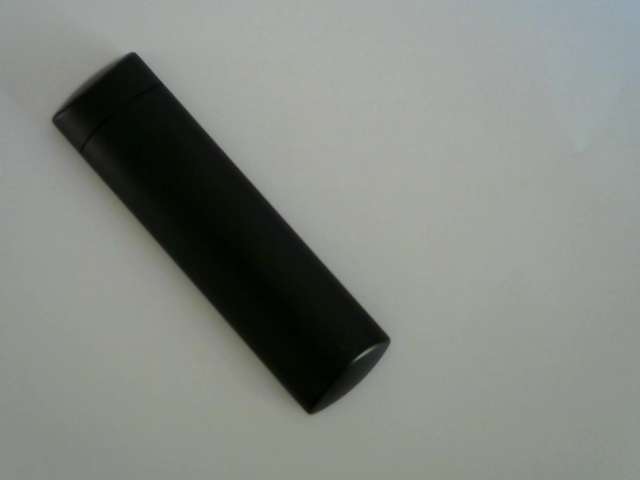
#> input picture workshop/assign_files/Object.png, 640 x 480 px
$ python Vision_Task3.py
#> lines starting #> are read from the running program, lines starting #| are printed output that depends on the picture; after the words box and inside, x2 and y2 are one past the last pixel; in counts of white or black regions, pixels touching at a corner belong together
from PIL import Image, ImageDraw
import math
import matplotlib.pyplot as plt
import numpy as np
import json

class P_Processing(object):
    def __init__(self, img):
        # Initiating global variables
        self.img = img
        self.edges_detection_pixels = []
        pass

    def reshape_img(self):
        # Converts the images into a 2D array of grey pixels intensity
        I = np.array((self.img.convert("L").getdata()))
        I_reshape = []
        width, height = self.img.size
        count = 0
        # Creating a 3D array of pixels intensity of dimensions (640, 480, 3)
        for _ in range(height):
            inner_list = []
            for _ in range(width):
                inner_list.append(I[count])
                count += 1
            I_reshape.append(inner_list)
        return np.array(I_reshape)

    def transform_g_to_rgb(self, matrix):
        # Obtaining a RGB matrices format from a grey scale one by copying three times the grey values everytime
        rgb_pixels = []
        for i in range(len(matrix)):
            inner_list = []
            for j in range(len(matrix[0])):
                item = [matrix[i][j],
                        matrix[i][j],
                        matrix[i][j]]
                inner_list.append(item)
            rgb_pixels.append(inner_list)
        return rgb_pixels

    def find_corners(self):
        # Iniating a pixel frequency ditionnary  to visualize the correct
        # threshold to use for finding the corners of the object
        dict_intensity = {}
        for i in range(self.edges_detection_pixels.shape[0]):
            for j in range(self.edges_detection_pixels.shape[1]):
                if int(self.edges_detection_pixels[i][j]) in dict_intensity:
                    dict_intensity[int(self.edges_detection_pixels[i][j])] += 1
                else:
                    dict_intensity[int(self.edges_detection_pixels[i][j])] = 1
        x_val = list(dict_intensity.keys())
        y_val = list(dict_intensity.values())
        # Matplot library used to visualize the histogram created for the frequency of intensity pixel
        plt.bar(x_val, y_val, width=0.8, align="center")
        plt.xlim([0, 255])
        plt.title("Proportion of intensity pixel for corners detection")
        plt.xlabel("Pixel intensity")
        plt.ylabel("Number of apparition")
        plt.show()
        corners_count = 0
        low_threshold, high_threshold = 145, 148
        # Turning my grey scale image back to an RGB image to be able to color the edges in red
        rgb_array = self.transform_g_to_rgb(self.edges_detection_pixels)
        for i in range(len(rgb_array)):
            for j in range(len(rgb_array[0])):
                if rgb_array[i][j][0] > low_threshold and rgb_array[i][j][0] < high_threshold:
                    # Turning red the pixels higher that are considered in the boundaries
                    rgb_array[i][j][0] = 255
                    rgb_array[i][j][1] = 0
                    rgb_array[i][j][2] = 0
                    corners_count += 1
        # This will darken the edges to better see the red corners
        for i in range(len(rgb_array)):
            for j in range(len(rgb_array[0])):
                if rgb_array[i][j][0] != 255 and sum(rgb_array[i][j])/3 > 100:
                    rgb_array[i][j][0] = 40
                    rgb_array[i][j][1] = 40
                    rgb_array[i][j][2] = 40
        # Setting the global variable self.img to the updated array of pixels
        self.img = Image.fromarray(np.uint8(rgb_array))
        return corners_count

    def get_edges(self):
        I_grey = self.reshape_img()
        # Performing the prewitt horizontal and vertical edge detection
        prewit_y_filter = np.array([[-1, 0, 1], [-1, 0, 1], [-1, 0, 1]])
        prewit_x_filter = np.array([[1, 1, 1], [0, 0, 0], [-1, -1, -1]])
        prewit_x_mat = np.sqrt(np.square(self.get_prewitt(prewit_x_filter, I_grey)))
        prewit_y_mat = np.sqrt(np.square(self.get_prewitt(prewit_y_filter, I_grey)))
        combined_mat = np.sqrt(np.add(np.square(prewit_x_mat), np.square(prewit_y_mat)))
        # Taking the median of my pixels to remove residual noise on the image
        self.edges_detection_pixels = self.median_value(combined_mat)
        # Setting the global variable self.img to the updated array of pixels
        self.img = Image.fromarray(np.uint8(self.edges_detection_pixels))
        pass

    def get_prewitt(self, mask, I):
        # Applying the prewitt filter and creating a new intensity matrix of pixels
        intensity = []
        for i in range(1, len(I)-1):
            inner_list = []
            for j in range(1, len(I[0])-1):
                new_value = I[i-1][j-1]*mask[0][0] + I[i-1][j]*mask[0][1] + I[i-1][j+1]*mask[0][2] + I[i][j-1]*mask[1][0] \
                        + I[i][j]*mask[1][1] + I[i][j+1]*mask[1][2] + I[i+1][j-1]*mask[2][0] + I[i+1][j]*mask[2][1] + I[i+1][j+1]*mask[2][2]
                inner_list.append(abs(new_value))
            intensity.append(inner_list)
        return np.array(intensity)

    def median_value(self, I):
        # Applying the median filter and creating a new intensity matrix of pixels
        intensity = []
        for i in range(1, len(I)-1):
            inner_list = []
            for j in range(1, len(I)-1):
                new_value = np.median([I[i-1][j-1], I[i-1][j], I[i-1][j+1], I[i][j-1], \
                    I[i][j], I[i][j+1], I[i+1][j-1], I[i+1][j], I[i+1][j+1]])
                inner_list.append(new_value)
            intensity.append(inner_list)
        return np.array(intensity)

    def get_center_orientation(self):
        I = self.reshape_img()
        # Transforming array of grey-scale pixels to a black or white pixels array
        threshold = 80
        I_threshold = [[0 if x > threshold else 255 for x in item] for item in I]
        # Calculating my needed variables to find the center coordinates of the object
        M00 = sum(np.array(I_threshold, dtype=np.float64).flatten())
        M01 = sum(np.array([[I_threshold[i][j]*j for j in range(len(I[0]))] for i in range(len(I))], dtype=np.float64).flatten())
        M10 = sum(np.array([[I_threshold[i][j]*i for j in range(len(I[0]))] for i in range(len(I))], dtype=np.float64).flatten())
        Xc = M10/M00
        Yc = M01/M00
        # Finding the eigen values and eigen vectors
        eigenval, eigenvect = self.get_inertia_eig(I_threshold, Xc, Yc)
        a = 2*math.sqrt(max(eigenval)/M00)
        b = 2*math.sqrt(min(eigenval)/M00)
        vect1, vect2 = eigenvect
        # Calculating the cosine between my two vectors and applying arccos to find theta in degrees
        dot_product = np.dot(vect1, vect2)
        length_a = math.sqrt(vect1[0]**2 + vect1[1]**2)
        length_b = math.sqrt(vect2[0]**2 + vect2[1]**2)
        cos_tetha = dot_product/(length_a*length_b)
        tetha = np.arccos(cos_tetha)

        # Calculating the cosine between the vector of radius "a" and the horizontal vector
        horizontal_vect = (-1,0)
        dot_product = np.dot(vect1, horizontal_vect)
        length_a = math.sqrt(vect1[0]**2 + vect1[1]**2)
        length_b = math.sqrt(horizontal_vect[0]**2 + horizontal_vect[1]**2)
        cos_tetha = dot_product/(length_a*length_b)
        tetha_horizontal = np.arccos(cos_tetha)
        center = (abs(Xc), abs(Yc))
        # Initiating an RGB array to color the "a" and "b" radius (grey values will just fill up the other values, i.e. [128, 128, 128])
        rgb_array = self.transform_g_to_rgb(I_threshold)
        self.img = Image.fromarray(np.uint8(rgb_array))
        # Calling the library ImageDraw to draw the line of the radius found
        draw = ImageDraw.Draw(self.img)
        # Plotting the line for the b minor axis radius
        xb1 = center[0] - b * math.cos(math.degrees(tetha))
        yb1 = center[1] - b * math.sin(math.degrees(tetha))
        xb2 = center[0]
        yb2 = center[1]
        draw.line((xb1, yb1, xb2, yb2), fill=(0, 230, 0), width=2)
        # Plotting the line for the a major axis radius
        xa1 = center[0] + a * math.cos(math.degrees(tetha))
        ya1 = center[1] + a * math.cos(math.degrees(tetha))
        xa2 = center[0]
        ya2 = center[1]
        draw.line((xa1, ya1, xa2, ya2), fill=(230, 0, 0), width=2)
        # Drawing the center points with 5 other points around it to see it clearly
        number_points = 6
        for i in range(number_points):
            for j in range(number_points):
                draw.point((center[0]+i, center[1]+j), fill=(0, 0, 255))
        return center, round(a,2), round(b,2), -math.degrees(tetha_horizontal), math.degrees(tetha)

    def get_inertia_eig(self, I, X, Y):
        J = np.empty(shape=(2, 2))
        # These values in my matrix will store the constants for calculating each μ of my J matrix
        values = [[(2, 0), (1, 1)], [(1, 1), (0, 2)]]
        for k in range(len(values)):
            for l in range(len(values[0])):
                μ = np.sum(np.array([[I[i][j] * pow((i-X), values[k][l][0]) * pow((j-Y), values[k][l][1]) for j in range(len(I[0]))] for i in range(len(I))]))
                J[k][l] = μ
        eigenval, eigenvect = np.linalg.eig(J)
        return eigenval, eigenvect

    def get_circularity(self):
        # Obtaining an array of grey-scale pixels of dimension (640, 480, 3)
        I_grey = self.reshape_img()
        # Transforming my RGB to a black or white pixels array
        threshold = 120
        I_threshold = [[0 if x > threshold else 255 for x in item] for item in I_grey]
        # Looping through the pixels to find the perimeter of the shape
        # We'll look at all the variations of intensity like for the edges but the tehcnique employed will detect a very
        # fine line of pixels drawing the perimeter of the object
        pos = []
        area = sum(np.array(I_grey).flatten())
        perimeter_pixels = 0
        # Summing the pixel intensity for the perimeter estimation (as for the area we also calculated it on the pixel intensity)
        for i in range(len(I_threshold)):
            for j in range(len(I_threshold[0])-1):
                if (I_threshold[i][j] == 0 and I_threshold[i][j+1] == 255) or (I_threshold[i][j] == 255 and I_threshold[i][j+1] == 0):
                    perimeter_pixels += I_threshold[i][j]
                    pos.append((i,j))
        # Coloring only the pixels used to calculate the perimeter
        for i in range(len(I_threshold)):
            for j in range(len(I_threshold[0])):
                I_threshold[i][j] = 0
        for item in pos:
            I_threshold[item[0]][item[1]] = 255
        circularity = (4 * math.pi * area) / (perimeter_pixels ** 2)
        # Setting the global variable self.img to the updated array of pixels
        self.img = Image.fromarray(np.uint8(I_threshold))
        return circularity


#### Lines executed to obtain from the object image the corresponding images and results for all the image processing ####

# Fetching the image from the assignment file stored in the assign_files folder
image = "./assign_files/Object.png"
img = Image.open(image)
#> img is the input picture: PIL image 640x480 RGB; mean R, G, B 131.3, 136, 129.7
edge_corner_img = P_Processing(img)
edge_corner_img.get_edges()
#> after the loop in reshape_img, `for _ in range(height):`: I_reshape = 480 items; count = 307200
#> after the loop in get_prewitt, `for i in range(1, len(I)-1):`: intensity = 478 items
#> in get_prewitt, `return np.array(intensity)`:
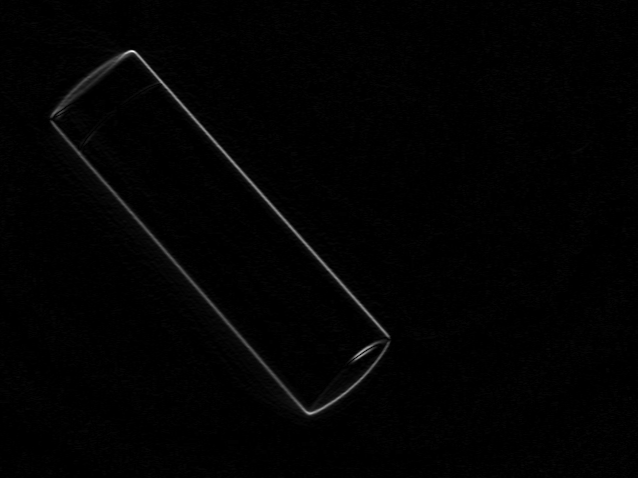
#> returned value: shape (478, 638) int64; min 0, max 297, mean 3.6; drawn with min black and max white
#> after the loop in median_value, `for i in range(1, len(I)-1):`: intensity = 476 items
#> in median_value, `return np.array(intensity)`:
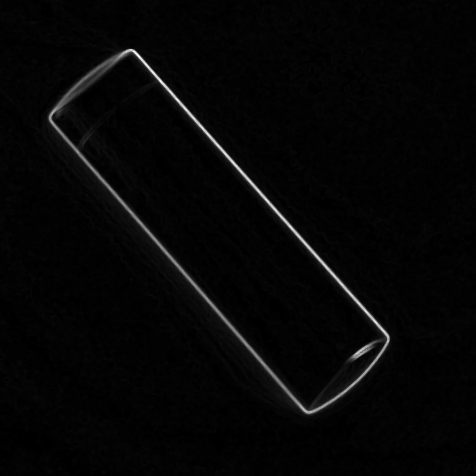
#> returned value: shape (476, 476) float64; min 0, max 254.6, mean 6.1
edge_corner_img.img.show()
nb_edges = edge_corner_img.find_corners()
#> in find_corners, `plt.show()`:
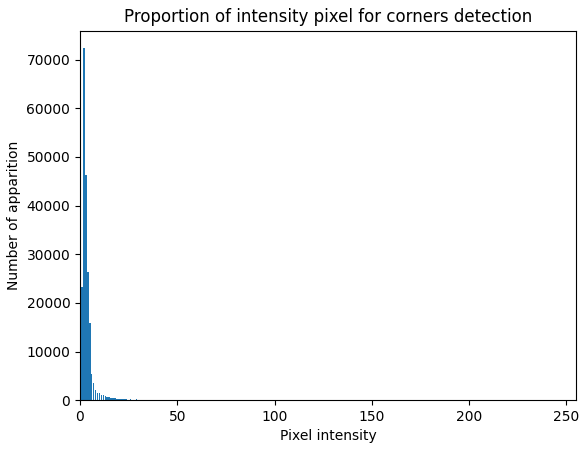
#> figure drawn by matplotlib, 1 panel; tallest bar 72340 high, from x = 1.6 to 2.4
#> after the loop in find_corners, `for i in range(len(rgb_array)):`: corners_count = 53
#> nb_edges = 53
image_corner_edges = edge_corner_img.img
image_corner_edges.show()
# image_corner_edges.save("./vision_task3_results/edges.png")
# image_corner_edges.save("./vision_task3_results/corners.png")
print("The number of corners is:", nb_edges)
#| The number of corners is: 53

center_vectors_img = P_Processing(img)
center, a_radius, b_radius, tetha_h, tetha = center_vectors_img.get_center_orientation()
#> in get_center_orientation, `I_threshold = [[0 if x > threshold else 255 for x in item] for item in..`: I_threshold = 480 items
#> in get_center_orientation, `M00 = sum(np.array(I_threshold, dtype=np.float64).flatten())`: M00 = 11270490
#> in get_center_orientation, `M01 = sum(np.array([[I_threshold[i][j]*j for j in range(len(I[0]))] fo..`: M01 = 2.5e+09
#> in get_center_orientation, `M10 = sum(np.array([[I_threshold[i][j]*i for j in range(len(I[0]))] fo..`: M10 = 2.63e+09
#> in get_center_orientation, `Xc = M10/M00`: Xc = 233.2
#> in get_center_orientation, `Yc = M01/M00`: Yc = 221.8
#> after the loop in get_inertia_eig, `for k in range(len(values)):`: J = [[8.94e+10, 6.89e+10], [6.89e+10, 7.22e+10]]
#> in get_inertia_eig, `eigenval, eigenvect = np.linalg.eig(J)`: eigenval = [1.5e+11, 1.14e+10]; eigenvect = [[0.749, -0.662], [0.662, 0.749]]
#> in get_center_orientation, `eigenval, eigenvect = self.get_inertia_eig(I_threshold, Xc, Yc)`: eigenval = [1.5e+11, 1.14e+10]; eigenvect = [[0.749, -0.662], [0.662, 0.749]]
#> in get_center_orientation, `a = 2*math.sqrt(max(eigenval)/M00)`: a = 230.9
#> in get_center_orientation, `b = 2*math.sqrt(min(eigenval)/M00)`: b = 63.52
#> in get_center_orientation, `vect1, vect2 = eigenvect`: vect1 = [0.749, -0.662]; vect2 = [0.662, 0.749]
#> in get_center_orientation, `dot_product = np.dot(vect1, vect2)`: dot_product = -2.06e-17
#> in get_center_orientation, `length_a = math.sqrt(vect1[0]**2 + vect1[1]**2)`: length_a = 1
#> in get_center_orientation, `cos_tetha = dot_product/(length_a*length_b)`: cos_tetha = -2.06e-17
#> in get_center_orientation, `tetha = np.arccos(cos_tetha)`: tetha = 1.57
#> in get_center_orientation, `dot_product = np.dot(vect1, horizontal_vect)`: dot_product = -0.749
#> in get_center_orientation, `tetha_horizontal = np.arccos(cos_tetha)`: tetha_horizontal = 2.42
#> in get_center_orientation, `center = (abs(Xc), abs(Yc))`: center = (233.2, 221.8)
#> in get_center_orientation, `rgb_array = self.transform_g_to_rgb(I_threshold)`: rgb_array = 480 items
#> in get_center_orientation, `self.img = Image.fromarray(np.uint8(rgb_array))`:
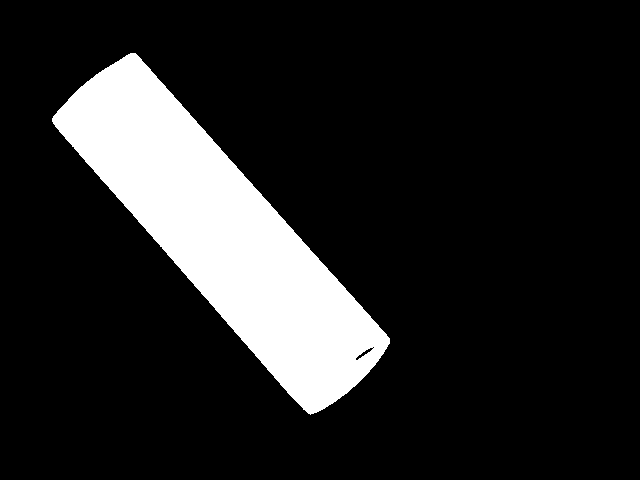
#> self.img: PIL image 640x480 RGB; 14.4% white; 1 white region, box (x1, y1, x2, y2) and area: (52, 53, 390, 415) 44198
#> in get_center_orientation, `xb1 = center[0] - b * math.cos(math.degrees(tetha))`: xb1 = 261.6
#> in get_center_orientation, `yb1 = center[1] - b * math.sin(math.degrees(tetha))`: yb1 = 165
#> in get_center_orientation, `xb2 = center[0]`: xb2 = 233.2
#> in get_center_orientation, `yb2 = center[1]`: yb2 = 221.8
#> in get_center_orientation, `xa1 = center[0] + a * math.cos(math.degrees(tetha))`: xa1 = 129.7
#> in get_center_orientation, `ya1 = center[1] + a * math.cos(math.degrees(tetha))`: ya1 = 118.3
#> in get_center_orientation, `xa2 = center[0]`: xa2 = 233.2
#> in get_center_orientation, `ya2 = center[1]`: ya2 = 221.8
#> center = (233.2, 221.8); a_radius = 230.9; b_radius = 63.52; tetha_h = -138.5; tetha = 90
image_center_orientation = center_vectors_img.img
image_center_orientation.show()
# image_center_orientation.save("./vision_task3_results/center_orientation.png")
print("The center coordinates of the object are:", f"({round(center[0],2)}, {round(center[1],2)})")
#| The center coordinates of the object are: (233.18, 221.76)
print("The angle of orientation is:", f"{round(tetha_h,2)}°")
#| The angle of orientation is: -138.54°
print("The angle between the two vectors is:", f"{tetha}°")
#| The angle between the two vectors is: 90.0°

circularity_img = P_Processing(img)
circularity_value = circularity_img.get_circularity()
#> in get_circularity, `I_threshold = [[0 if x > threshold else 255 for x in item] for item in..`: I_threshold = 480 items
#> in get_circularity, `area = sum(np.array(I_grey).flatten())`: area = 41127550
#> after the loop in get_circularity, `for i in range(len(I_threshold)):`: perimeter_pixels = 92820; pos = 728 pairs, first value 52 to 415, second value 49 to 390
#> the loop in get_circularity, `for item in pos:` made 728 passes
#> item on passes 1 to 3: (52, 129), (52, 134), (53, 127)
#> in get_circularity, `circularity = (4 * math.pi * area) / (perimeter_pixels ** 2)`: circularity = 0.06
#> in get_circularity, `self.img = Image.fromarray(np.uint8(I_threshold))`:
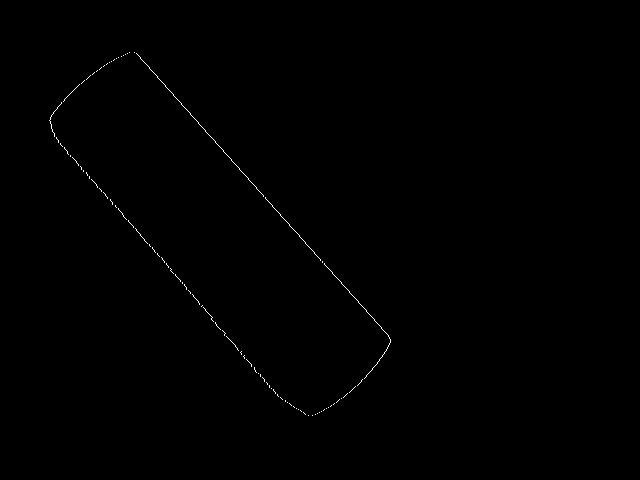
#> self.img: PIL image 640x480 L; 0.24% white in thin lines or dots, all inside (x1, y1, x2, y2) = (49, 52, 391, 416)
#> circularity_value = 0.06
if circularity_value >= 0.85 and circularity_value <= 1.0:
    print("This is a circle-like shape with a roundness of:", circularity_value)
elif circularity_value >= 0.7 and circularity_value <= math.pi/4:
    print("This is a square-like shape with a roundness of:", circularity_value)
else:
    print("This is an elongated-like shape with a roundness of:", round(circularity_value,5))
#| This is an elongated-like shape with a roundness of: 0.05999
image_circularity = circularity_img.img
image_circularity.show()
# image_circularity.save("./vision_task3_results/perimeter.png")

# Save as a JSON object the center coordinates of the object
save_PObject = json.dumps({ "PObject_matrix": [round(center[0],2), round(center[1],2), 0]})
#> save_PObject = '{"PObject_matrix": [233.18, 221.76, 0]}'
with open("./PObject.json", "w") as Tcw_file:
    Tcw_file.write(f"{save_PObject}")
Tcw_file.close()
